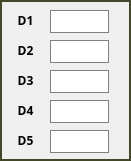
   <widget class="QWidget" name="widgetD" native="true">
    <property name="geometry">
     <rect>
      <x>850</x>
      <y>40</y>
      <width>131</width>
      <height>161</height>
     </rect>
    </property>
    <property name="styleSheet">
     <string notr="true">border:2px solid rgb(66, 72, 40);</string>
    </property>
    <widget class="QLabel" name="label_11">
     <property name="geometry">
      <rect>
       <x>10</x>
       <y>10</y>
       <width>31</width>
       <height>21</height>
      </rect>
     </property>
     <property name="font">
      <font>
       <family>Corbel</family>
       <pointsize>9</pointsize>
       <weight>75</weight>
       <bold>true</bold>
      </font>
     </property>
     <property name="styleSheet">
      <string notr="true">border: 0px</string>
     </property>
     <property name="text">
      <string>D1</string>
     </property>
     <property name="alignment">
      <set>Qt::AlignCenter</set>
     </property>
    </widget>
    <widget class="QLabel" name="label_12">
     <property name="geometry">
      <rect>
       <x>10</x>
       <y>40</y>
       <width>31</width>
       <height>21</height>
      </rect>
     </property>
     <property name="font">
      <font>
       <family>Corbel</family>
       <pointsize>9</pointsize>
       <weight>75</weight>
       <bold>true</bold>
      </font>
     </property>
     <property name="styleSheet">
      <string notr="true">border: 0px</string>
     </property>
     <property name="text">
      <string>D2</string>
     </property>
     <property name="alignment">
      <set>Qt::AlignCenter</set>
     </property>
    </widget>
    <widget class="QLineEdit" name="lineEditD1">
     <property name="geometry">
      <rect>
       <x>50</x>
       <y>10</y>
       <width>59</width>
       <height>23</height>
      </rect>
     </property>
     <property name="styleSheet">
      <string notr="true">border: 1px solid gray</string>
     </property>
     <property name="alignment">
      <set>Qt::AlignCenter</set>
     </property>
    </widget>
    <widget class="QLineEdit" name="lineEditD2">
     <property name="geometry">
      <rect>
       <x>50</x>
       <y>40</y>
       <width>59</width>
       <height>23</height>
      </rect>
     </property>
     <property name="styleSheet">
      <string notr="true">border: 1px solid gray</string>
     </property>
     <property name="alignment">
      <set>Qt::AlignCenter</set>
     </property>
    </widget>
    <widget class="QLineEdit" name="lineEditD3">
     <property name="geometry">
      <rect>
       <x>50</x>
       <y>70</y>
       <width>59</width>
       <height>23</height>
      </rect>
     </property>
     <property name="styleSheet">
      <string notr="true">border: 1px solid gray</string>
     </property>
     <property name="alignment">
      <set>Qt::AlignCenter</set>
     </property>
    </widget>
    <widget class="QLineEdit" name="lineEditD4">
     <property name="geometry">
      <rect>
       <x>50</x>
       <y>100</y>
       <width>59</width>
       <height>23</height>
      </rect>
     </property>
     <property name="styleSheet">
      <string notr="true">border: 1px solid gray</string>
     </property>
     <property name="alignment">
      <set>Qt::AlignCenter</set>
     </property>
    </widget>
    <widget class="QLineEdit" name="lineEditD5">
     <property name="geometry">
      <rect>
       <x>50</x>
       <y>130</y>
       <width>59</width>
       <height>23</height>
      </rect>
     </property>
     <property name="styleSheet">
      <string notr="true">border: 1px solid gray</string>
     </property>
     <property name="alignment">
      <set>Qt::AlignCenter</set>
     </property>
    </widget>
    <widget class="QLabel" name="label_13">
     <property name="geometry">
      <rect>
       <x>10</x>
       <y>70</y>
       <width>31</width>
       <height>21</height>
      </rect>
     </property>
     <property name="font">
      <font>
       <family>Corbel</family>
       <pointsize>9</pointsize>
       <weight>75</weight>
       <bold>true</bold>
      </font>
     </property>
     <property name="styleSheet">
      <string notr="true">border: 0px</string>
     </property>
     <property name="text">
      <string>D3</string>
     </property>
     <property name="alignment">
      <set>Qt::AlignCenter</set>
     </property>
    </widget>
    <widget class="QLabel" name="label_14">
     <property name="geometry">
      <rect>
       <x>10</x>
       <y>100</y>
       <width>31</width>
       <height>21</height>
      </rect>
     </property>
     <property name="font">
      <font>
       <family>Corbel</family>
       <pointsize>9</pointsize>
       <weight>75</weight>
       <bold>true</bold>
      </font>
     </property>
     <property name="styleSheet">
      <string notr="true">border: 0px</string>
     </property>
     <property name="text">
      <string>D4</string>
     </property>
     <property name="alignment">
      <set>Qt::AlignCenter</set>
     </property>
    </widget>
    <widget class="QLabel" name="label_15">
     <property name="geometry">
      <rect>
       <x>10</x>
       <y>130</y>
       <width>31</width>
       <height>21</height>
      </rect>
     </property>
     <property name="font">
      <font>
       <family>Corbel</family>
       <pointsize>9</pointsize>
       <weight>75</weight>
       <bold>true</bold>
      </font>
     </property>
     <property name="styleSheet">
      <string notr="true">border: 0px</string>
     </property>
     <property name="text">
      <string>D5</string>
     </property>
     <property name="alignment">
      <set>Qt::AlignCenter</set>
     </property>
    </widget>
   </widget>
